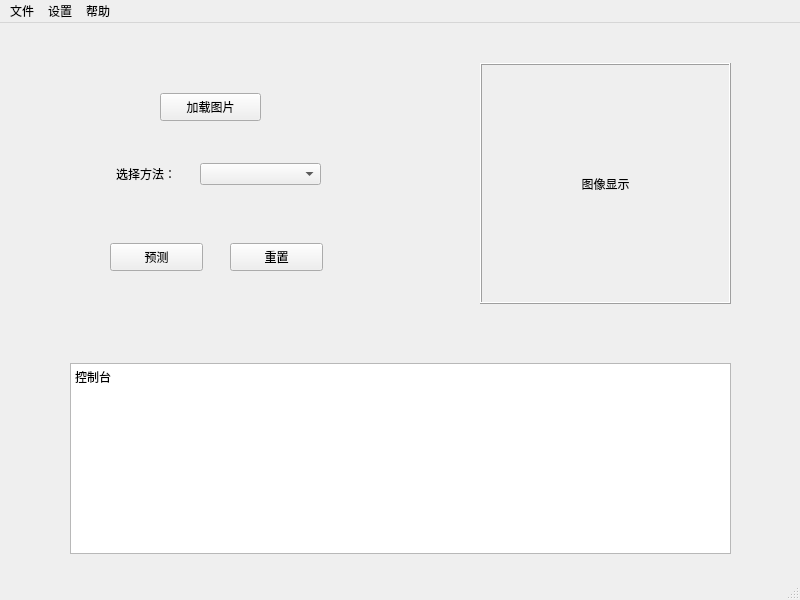
<?xml version="1.0" encoding="UTF-8"?>
<ui version="4.0">
 <class>MainWindow</class>
 <widget class="QMainWindow" name="MainWindow">
  <property name="geometry">
   <rect>
    <x>0</x>
    <y>0</y>
    <width>800</width>
    <height>600</height>
   </rect>
  </property>
  <property name="windowTitle">
   <string>骨龄预测</string>
  </property>
  <widget class="QWidget" name="centralwidget">
   <widget class="QPushButton" name="loadPic">
    <property name="geometry">
     <rect>
      <x>160</x>
      <y>70</y>
      <width>101</width>
      <height>28</height>
     </rect>
    </property>
    <property name="autoFillBackground">
     <bool>false</bool>
    </property>
    <property name="text">
     <string>加载图片</string>
    </property>
   </widget>
   <widget class="QComboBox" name="comboBox">
    <property name="geometry">
     <rect>
      <x>200</x>
      <y>140</y>
      <width>121</width>
      <height>22</height>
     </rect>
    </property>
   </widget>
   <widget class="QLabel" name="label_2">
    <property name="geometry">
     <rect>
      <x>110</x>
      <y>140</y>
      <width>72</width>
      <height>21</height>
     </rect>
    </property>
    <property name="text">
     <string>选择方法：</string>
    </property>
    <property name="alignment">
     <set>Qt::AlignCenter</set>
    </property>
   </widget>
   <widget class="QLabel" name="showPic">
    <property name="geometry">
     <rect>
      <x>480</x>
      <y>40</y>
      <width>251</width>
      <height>241</height>
     </rect>
    </property>
    <property name="frameShape">
     <enum>QFrame::Box</enum>
    </property>
    <property name="frameShadow">
     <enum>QFrame::Raised</enum>
    </property>
    <property name="text">
     <string>图像显示</string>
    </property>
    <property name="alignment">
     <set>Qt::AlignCenter</set>
    </property>
   </widget>
   <widget class="QPushButton" name="predict">
    <property name="geometry">
     <rect>
      <x>110</x>
      <y>220</y>
      <width>93</width>
      <height>28</height>
     </rect>
    </property>
    <property name="text">
     <string>预测</string>
    </property>
   </widget>
   <widget class="QPushButton" name="reset">
    <property name="geometry">
     <rect>
      <x>230</x>
      <y>220</y>
      <width>93</width>
      <height>28</height>
     </rect>
    </property>
    <property name="text">
     <string>重置</string>
    </property>
   </widget>
   <widget class="QTextEdit" name="console">
    <property name="geometry">
     <rect>
      <x>70</x>
      <y>340</y>
      <width>661</width>
      <height>191</height>
     </rect>
    </property>
    <property name="html">
     <string>&lt;!DOCTYPE HTML PUBLIC &quot;-//W3C//DTD HTML 4.0//EN&quot; &quot;http://www.w3.org/TR/REC-html40/strict.dtd&quot;&gt;
&lt;html&gt;&lt;head&gt;&lt;meta name=&quot;qrichtext&quot; content=&quot;1&quot; /&gt;&lt;style type=&quot;text/css&quot;&gt;
p, li { white-space: pre-wrap; }
&lt;/style&gt;&lt;/head&gt;&lt;body style=&quot; font-family:'SimSun'; font-size:9pt; font-weight:400; font-style:normal;&quot;&gt;
&lt;p style=&quot; margin-top:0px; margin-bottom:0px; margin-left:0px; margin-right:0px; -qt-block-indent:0; text-indent:0px;&quot;&gt;控制台&lt;/p&gt;&lt;/body&gt;&lt;/html&gt;</string>
    </property>
   </widget>
  </widget>
  <widget class="QMenuBar" name="menubar">
   <property name="geometry">
    <rect>
     <x>0</x>
     <y>0</y>
     <width>800</width>
     <height>26</height>
    </rect>
   </property>
   <widget class="QMenu" name="menu">
    <property name="title">
     <string>文件</string>
    </property>
    <addaction name="exit"/>
    <addaction name="mainWindowButton"/>
   </widget>
   <widget class="QMenu" name="menu_2">
    <property name="title">
     <string>设置</string>
    </property>
    <addaction name="modelAdd"/>
    <addaction name="defaultLoadPath"/>
   </widget>
   <widget class="QMenu" name="menu_3">
    <property name="title">
     <string>帮助</string>
    </property>
    <addaction name="tutorial"/>
   </widget>
   <addaction name="menu"/>
   <addaction name="menu_2"/>
   <addaction name="menu_3"/>
  </widget>
  <widget class="QStatusBar" name="statusbar"/>
  <action name="exit">
   <property name="text">
    <string>退出</string>
   </property>
  </action>
  <action name="modelAdd">
   <property name="text">
    <string>添加模型</string>
   </property>
  </action>
  <action name="tutorial">
   <property name="text">
    <string>使用方法</string>
   </property>
  </action>
  <action name="defaultLoadPath">
   <property name="text">
    <string>图片默认加载目录</string>
   </property>
  </action>
  <action name="mainWindowButton">
   <property name="text">
    <string>主界面</string>
   </property>
  </action>
 </widget>
 <resources/>
 <connections/>
</ui>
